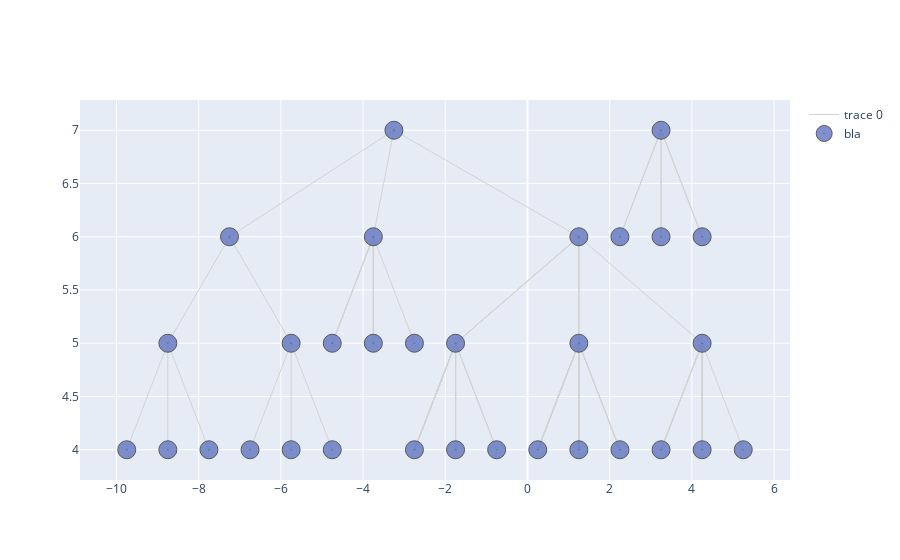

Notebook code for this chart:
### Code cell
import plotly.graph_objects as go
fig = go.Figure()
fig.add_trace(go.Scatter(x=Xe,
                   y=Ye,
                   mode='lines',
                   line=dict(color='rgb(210,210,210)', width=1),
                   hoverinfo='none'
                   ))
fig.add_trace(go.Scatter(x=Xn,
                  y=Yn,
                  mode='markers',
                  name='bla',
                  marker=dict(symbol='circle-dot',
                                size=18,
                                color='#6175c1',    #'#DB4551',
                                line=dict(color='rgb(50,50,50)', width=1)
                                ),
                  text=labels,
                  hoverinfo='text',
                  opacity=0.8
                  ))

### Figure 1 — Plotly figure (JSON) as saved in the notebook; plotly's stock layout.template omitted (floating-point values rounded to 4 significant figures; data arrays with more than 128 entries replaced by an {"elided": "..."} marker saying what was removed)
{"data": [{"hoverinfo": "none", "line": {"color": "rgb(210,210,210)", "width": 1}, "mode": "lines", "type": "scatter", "x": {"elided": "231 float values"}, "y": {"elided": "231 int values"}}, {"hoverinfo": "text", "marker": {"color": "#6175c1", "line": {"color": "rgb(50,50,50)", "width": 1}, "size": 18, "symbol": "circle-dot"}, "mode": "markers", "name": "bla", "opacity": 0.8, "text": ["0", "0:0", "0:0:0", "0:0:0:0", "0:0:0:1", "0:0:0:2", "0:0:1", "0:0:1:0", "0:0:1:0:0", "0:0:1:0:1", "0:0:1:0:2", "0:0:1:1", "0:0:1:1:0", "0:0:1:1:1", "0:0:1:1:2", "0:0:1:2", "0:0:1:2:0", "0:0:1:2:1", "0:0:1:2:2", "0:0:2", "0:0:2:0", "0:0:2:1", "0:0:2:2", "0:1", "0:1:0", "0:1:1", "0:1:2", "0:2", "0:2:0", "0:2:1", "0:2:2"], "type": "scatter", "x": [-7.25, -3.25, -3.75, -4.75, -3.75, -2.75, 1.25, -1.75, -2.75, -1.75, -0.75, 1.25, 0.25, 1.25, 2.25, 4.25, 3.25, 4.25, 5.25, 3.25, 2.25, 3.25, 4.25, -8.75, -9.75, -8.75, -7.75, -5.75, -6.75, -5.75, -4.75], "y": [6, 7, 6, 5, 5, 5, 6, 5, 4, 4, 4, 5, 4, 4, 4, 5, 4, 4, 4, 7, 6, 6, 6, 5, 4, 4, 4, 5, 4, 4, 4]}], "layout": {}}
